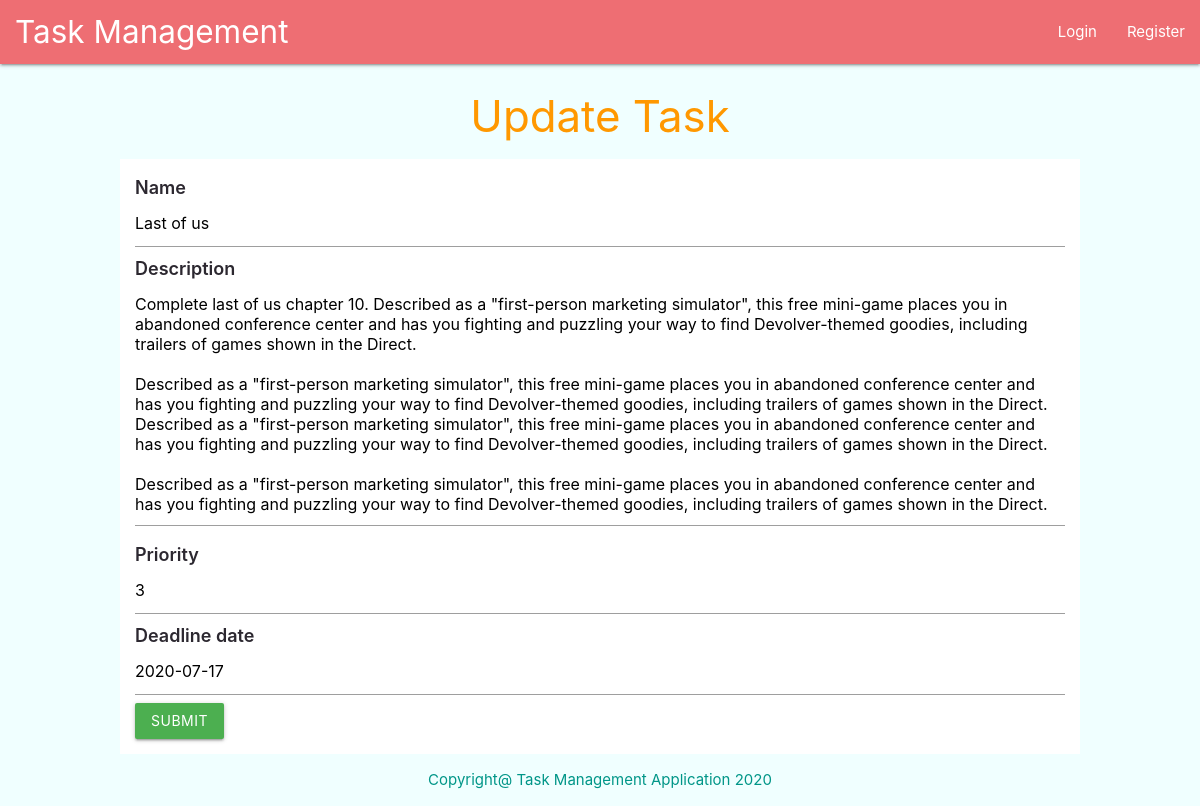
The page /accounts/update_task/1 on the database its author committed.
### tasks/models.py (models this page shows, shortened)
class Task(models.Model):
  name = models.CharField(max_length=200)
  description = models.TextField()
  deadline_date = models.DateField()
  priority = models.IntegerField()
  category = models.ForeignKey(Category, on_delete=models.CASCADE)
  created_at = models.DateTimeField(auto_now=True)
  class Meta:
    verbose_name_plural = "Tasks"

### tasks/views.py (the view, shortened to what this page needs)
# urls.py: path('update_task/<int:pk>', UpdateTask.as_view(), name='update_task'),
class UpdateTask(UpdateView):
  model = Task
  fields = ['name', 'description', 'priority', 'deadline_date']
  context_object_name = 'task'
  template_name = 'tasks/update_task.html'
  success_message = "Task was successfully updated!"

### templates/tasks/update_task.html (shortened to what this page needs)
{% extends 'base.html' %}
{% load widget_tweaks %}
{% block content %}
<h3 class="orange-text center">
    Update Task
</h3>
    <form action="" method="post" class="form-container" enctype="multipart/form-data">
    {{ form.name.label }}
    {{ form.name }}
    {{ form.description.label }}
    {{ form.description|add_class:"materialize-textarea" }}
    {{ form.priority.label }}
    {{ form.priority }}
    {{ form.deadline_date.label }}
    {{ form.deadline_date|add_class:"datepicker" }}
    <input type="submit" value="Submit" class="button btn green">
</form>
{% endblock %}

### static/css/main.css (style rules this page uses)
body { background-color: azure; }
.form-container { width: 80%; margin: 1rem auto; font-weight: 600; font-size: 1.2rem; color: #2c2830; background-color: #FFF; padding: 1rem; }

### rows shown on the page
Task: name "Last of us", description "Complete last of us chapter 10. Described as a \"first-person marketing simulator\", this free mini-game places you in abandoned conference center and has you fighting and puzzling your way to find Devolver-themed goodies, including trailers of games shown in the Direct. Described as a \"first-person marketing simulator\", this free mini-game places you in abandoned conference center and has you fighting and puzzling your way to find Devolver-themed goodies, including trailers of games shown in the Direct. Described as a \"first-person marketing simulator\", this free mini-game places you in abandoned conference center and has you fighting and puzzling your way to find Devolver-themed goodies,…", priority "3", deadline_date "2020-07-17"
